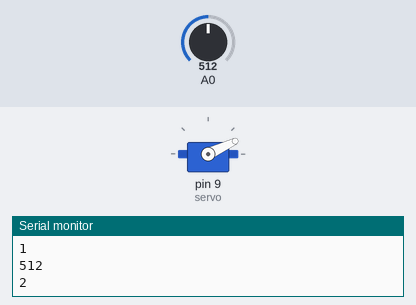
This sketch was run on a simulated Arduino Uno, built with avr-gcc and run on an emulated ATmega328P. On the bench: servo, the last lines printed to the serial monitor. The test bench sets the inputs (shaded band); at power-on: A0 = 512.

Above: at 2.2 s.
2.3 s: A0 set to 190
At 3.1 s:
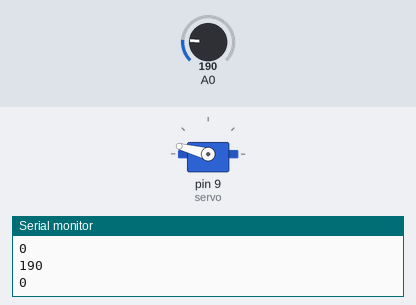
4.0 s: A0 set to 218
At 5.0 s:
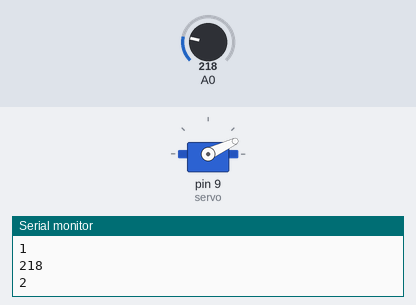
7.0 s: A0 set to 122
At 8.1 s:
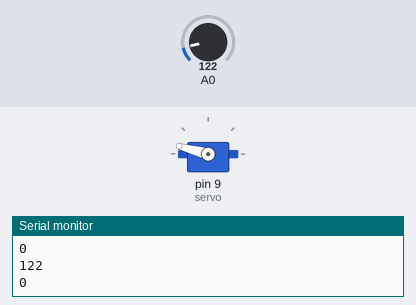
8.6 s: A0 set to 210
At 9.9 s:
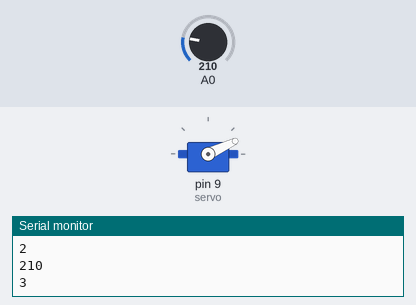
Timing chart, 0 to 12.6 s (numbered marks = the images above; inputs shaded):
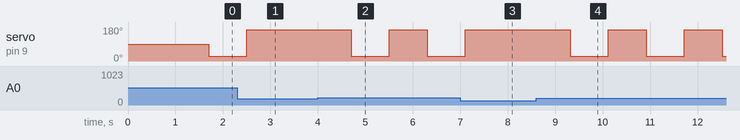

Measured:
- the behaviour switches between 200 and 201 on A0 (found by bisection; images 1 and 2)
- after the input at 2.3 s, servo on pin 9 (servo): goes on until 2.5 s, then stays 165°
- after the input at 4.0 s, servo on pin 9 (servo): 165° → 25° after 0.71 s, → 165° 0.80 s later, → 25° 0.80 s later
- after the input at 7.0 s, servo on pin 9 (servo): goes on until 7.1 s, then stays 165°
- after the input at 8.6 s, servo on pin 9 (servo): alternates 165° for 0.80 s and 25° for 0.80 s, starting after 0.72 s

The sketch:

test_myo.ino
```cpp
#include <Servo.h>
Servo servo;
int c;

void setup() {
  Serial.begin(9600);
  servo.attach(9);
  delay(1000);
}

void loop() {
  // read the input on analog pin 0:
  int Value = analogRead(0);
  Serial.println(Value);
  Serial.println(c);
  if(Value > 200){
    c++;
    delay(300);
    if(c >= 2){
      servo.writeMicroseconds(800);
        if(c == 4){
        servo.writeMicroseconds(2250);
        c=0;
      }
    }
  }
  delay(100);
}
```
